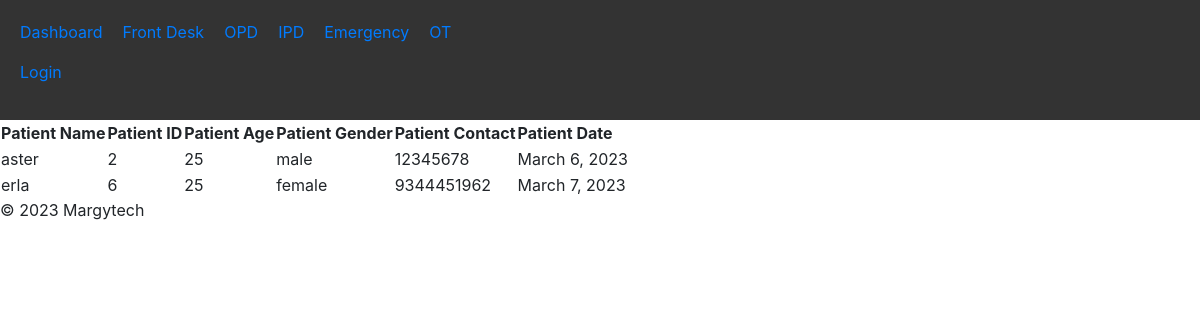
The page /ipd_details/ on the database its author committed.
### HIS/models.py (models this page shows, shortened)
class Patient(models.Model):
    name = models.CharField(max_length=255)
    age = models.IntegerField()
    gender = models.CharField(max_length=10)
    contact_info = models.CharField(max_length=100)
    patient_type = [
        ('OPD', 'OPD'),
        ('IPD', 'IPD'),
        ('Emergency', 'Emergency'),
        ]
    patient_type = models.CharField(max_length=20, choices=patient_type)
    Date = models.DateField()

### HIS/views.py (the view)
# urls.py: path('ipd_details/',ipd_details,name="ipd_details"),
def ipd_details(request):
    ipd_patients = Patient.objects.filter(patient_type='IPD')
    context = {'ipd_patients': ipd_patients}
    return render(request, 'inpatient/ipddetails.html', context)

### HIS/templates/inpatient/ipddetails.html (shortened to what this page needs)
{% extends "base.html" %}
{% block content %}
<link rel="stylesheet" href="https://stackpath.bootstrapcdn.com/bootstrap/4.3.1/css/bootstrap.min.css">
<table>
  <thead>
    <tr>
      <th>Patient Name</th>
      <th>Patient ID</th>
      <th>Patient Age</th>
      <th>Patient Gender</th>
      <th>Patient Contact</th>
      <th>Patient Date</th>
    </tr>
  </thead>
  <tbody>
    {% for patient in ipd_patients %}
    <tr>
      <td>{{ patient.name }}</td>
      <td>{{ patient.id }}</td>
      <td>{{ patient.age }}</td>
      <td>{{ patient.gender }}</td>
      <td>{{ patient.contact_info }}</td>
      <td>{{ patient.Date }}</td>
    </tr>
    {% endfor %}
  </tbody>
</table>
{% endblock %}

### rows shown on the page
Patient: name "aster", id "2", age "25", gender "male", contact_info "12345678", Date "March 6, 2023"
Patient: name "erla", id "6", age "25", gender "female", contact_info "9344451962", Date "March 7, 2023"
